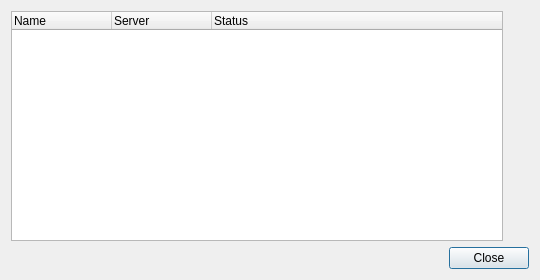
<?xml version="1.0" encoding="UTF-8"?>
<ui version="4.0">
 <class>AccountManage</class>
 <widget class="QDialog" name="AccountManage">
  <property name="geometry">
   <rect>
    <x>0</x>
    <y>0</y>
    <width>540</width>
    <height>280</height>
   </rect>
  </property>
  <property name="windowTitle">
   <string>Jabber Accounts</string>
  </property>
  <layout class="QVBoxLayout" name="_2">
   <item>
    <layout class="QHBoxLayout">
     <item>
      <widget class="AccountManageTree" name="lv_accs">
       <property name="indentation">
        <number>0</number>
       </property>
       <property name="rootIsDecorated">
        <bool>false</bool>
       </property>
       <property name="uniformRowHeights">
        <bool>true</bool>
       </property>
       <property name="itemsExpandable">
        <bool>false</bool>
       </property>
       <property name="allColumnsShowFocus">
        <bool>true</bool>
       </property>
       <attribute name="headerCascadingSectionResizes">
        <bool>true</bool>
       </attribute>
       <attribute name="headerStretchLastSection">
        <bool>true</bool>
       </attribute>
       <column>
        <property name="text">
         <string>Name</string>
        </property>
       </column>
       <column>
        <property name="text">
         <string>Server</string>
        </property>
       </column>
       <column>
        <property name="text">
         <string>Status</string>
        </property>
       </column>
      </widget>
     </item>
     <item>
      <layout class="QVBoxLayout">
       <item>
        <widget class="IconButton" name="pb_add" native="true">
         <property name="text" stdset="0">
          <string>&amp;Add</string>
         </property>
         <property name="psiIconName" stdset="0">
          <string>psi/addContact</string>
         </property>
        </widget>
       </item>
       <item>
        <widget class="IconButton" name="pb_modify" native="true">
         <property name="text" stdset="0">
          <string>&amp;Modify</string>
         </property>
        </widget>
       </item>
       <item>
        <widget class="IconButton" name="pb_remove" native="true">
         <property name="text" stdset="0">
          <string>Rem&amp;ove</string>
         </property>
         <property name="psiIconName" stdset="0">
          <string>psi/remove</string>
         </property>
        </widget>
       </item>
       <item>
        <spacer name="Spacer12">
         <property name="orientation">
          <enum>Qt::Vertical</enum>
         </property>
         <property name="sizeType">
          <enum>QSizePolicy::Expanding</enum>
         </property>
         <property name="sizeHint" stdset="0">
          <size>
           <width>20</width>
           <height>127</height>
          </size>
         </property>
        </spacer>
       </item>
      </layout>
     </item>
    </layout>
   </item>
   <item>
    <widget class="QDialogButtonBox" name="buttonBox">
     <property name="standardButtons">
      <set>QDialogButtonBox::Close</set>
     </property>
    </widget>
   </item>
  </layout>
 </widget>
 <layoutdefault spacing="6" margin="11"/>
 <customwidgets>
  <customwidget>
   <class>IconButton</class>
   <extends>QWidget</extends>
   <header>iconbutton.h</header>
  </customwidget>
  <customwidget>
   <class>AccountManageTree</class>
   <extends>QTreeWidget</extends>
   <header>accountmanagedlg.h</header>
  </customwidget>
 </customwidgets>
 <resources/>
 <connections>
  <connection>
   <sender>buttonBox</sender>
   <signal>rejected()</signal>
   <receiver>AccountManage</receiver>
   <slot>reject()</slot>
   <hints>
    <hint type="sourcelabel">
     <x>372</x>
     <y>265</y>
    </hint>
    <hint type="destinationlabel">
     <x>474</x>
     <y>210</y>
    </hint>
   </hints>
  </connection>
 </connections>
</ui>
